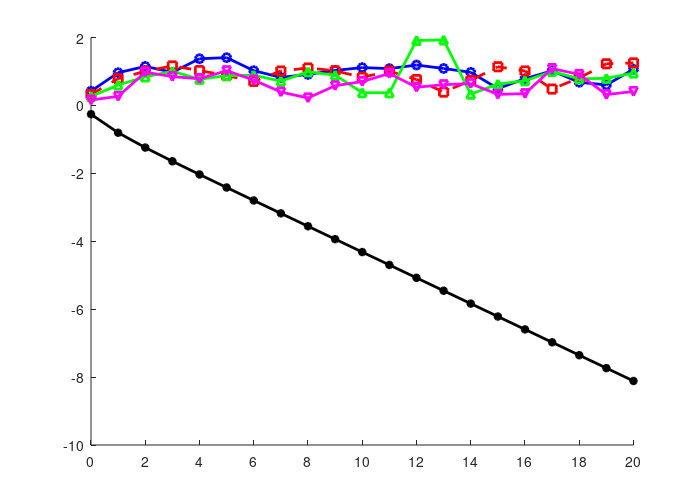

MATLAB code for this plot: (Note: this script raises an error after producing the figure.)

vS=[1;exp(-j*2*pi/3);exp(j*2*pi/3)];

sL1a=0.7+1.5i;
sL1b=0.8+1.5i;
sL1c=0.8+2.5i;
sL1=[sL1a;sL1b;sL1c];

sL2a=0.6+2.5i;
sL2b=0.6+0.5i;
sL2c=0.3+0.5i;
sL2=[sL2a;sL2b;sL2c];

sL=[sL1;sL2];

y1S=0.077-5.33i;
y12=0.056-8.66i;

Y1S=y1S*eye(3); 
Y12=y12*eye(3); 

Y=[Y1S+Y12 -Y12; -Y12 Y12]; 
Y_NS=[-Y1S; zeros(3,3)]; 




maxIt=21;


Z=inv(Y); 
w=-Z*Y_NS*vS;

theta=[1;0.8;0.7;0.55;0.21];

CPQ=max( sum( abs(Z*diag(sL)*diag(1./w)),2)); 
K=1./min(abs(w));

C2PQ=max(sum( abs( Z*diag(sL)*diag(1./w)*diag(1./w)),2)); 

% x=fsolve(@(v)nonlinearPQ(v, sL, Y, Y_NS, vS ),w);

%% Plot1
vIterations1=zeros(6,maxIt); 
vIterations1(:,1)=w;
err1=zeros(maxIt,1);

sLPlot1=theta(1)*sL;
for it=2:maxIt
    
    
    fv=-conj(sLPlot1./vIterations1(:,it-1));
    err1(it-1)= max(abs(fv-Y*vIterations1(:,it-1)-Y_NS*vS)); 
    str=[num2str(err1(it-1)), '\n']; 
    fprintf(str);
    vIterations1(:,it)=  (Y)\ (fv-Y_NS*vS);
    
    
end
vSol1=vIterations1(:,end); 
fv=-conj(sLPlot1./vSol1);
err1(end)=max(abs(fv-Y*vSol1-Y_NS*vS)); 


%% Plot2
vIterations2=zeros(6,maxIt); 
vIterations2(:,1)=w;
err2=zeros(maxIt,1);

sLPlot2=theta(2)*sL;
for it=2:maxIt
    
    
    fv=-conj(sLPlot2./vIterations2(:,it-1));
    err2(it-1)= max(abs(fv-Y*vIterations2(:,it-1)-Y_NS*vS)); 
    str=[num2str(err2(it-1)), '\n']; 
    fprintf(str);
    vIterations2(:,it)=  (Y)\ (fv-Y_NS*vS);
    
    
end
vSol2=vIterations2(:,end); 
fv=-conj(sLPlot2./vSol2);
err2(end)=max(abs(fv-Y*vSol2-Y_NS*vS)); 



%% Plot3
vIterations3=zeros(6,maxIt); 
vIterations3(:,1)=w;
err3=zeros(maxIt,1);

sLPlot3=theta(3)*sL;
for it=2:maxIt
    
    
    fv=-conj(sLPlot3./vIterations3(:,it-1));
    err3(it-1)= max(abs(fv-Y*vIterations3(:,it-1)-Y_NS*vS)); 
    str=[num2str(err3(it-1)), '\n']; 
    fprintf(str);
    vIterations3(:,it)=  (Y)\ (fv-Y_NS*vS);
    
    
end
vSol3=vIterations3(:,end); 
fv=-conj(sLPlot3./vSol3);
err3(end)=max(abs(fv-Y*vSol3-Y_NS*vS)); 


%% Plot4
vIterations4=zeros(6,maxIt); 
vIterations4(:,1)=w;
err4=zeros(maxIt,1);

sLPlot4=theta(4)*sL;
for it=2:maxIt
    
    
    fv=-conj(sLPlot4./vIterations4(:,it-1));
    err4(it-1)= max(abs(fv-Y*vIterations4(:,it-1)-Y_NS*vS)); 
    str=[num2str(err4(it-1)), '\n']; 
    fprintf(str);
    vIterations4(:,it)=  (Y)\ (fv-Y_NS*vS);
    
    
end
vSol4=vIterations4(:,end); 
fv=-conj(sLPlot4./vSol4);
err4(end)=max(abs(fv-Y*vSol4-Y_NS*vS)); 


%% Plot4
vIterations5=zeros(6,maxIt); 
vIterations5(:,1)=w;
err5=zeros(maxIt,1);

sLPlot5=theta(5)*sL;
for it=2:maxIt
    
    
    fv=-conj(sLPlot5./vIterations5(:,it-1));
    err5(it-1)= max(abs(fv-Y*vIterations5(:,it-1)-Y_NS*vS)); 
    str=[num2str(err5(it-1)), '\n']; 
    fprintf(str);
    vIterations5(:,it)=  (Y)\ (fv-Y_NS*vS);
    
    
end
vSol5=vIterations5(:,end); 
fv=-conj(sLPlot5./vSol5);
err5(end)=max(abs(fv-Y*vSol5-Y_NS*vS));


%% PLots

x0=2;
y0=2;
width=7;
height=5;
threeNodeFigure=figure('Units','inches',...
'Position',[x0 y0 width height],...
'PaperPositionMode','auto');
set(threeNodeFigure, 'Name', 'threeNodeFigure');
hold on;


h1= plot(0:maxIt-1,log10(err1(1:maxIt)) , 'b-o','lineWidth',2);
hold on
 h2=plot(0:maxIt-1,log10(err2(1:maxIt)),'r--s','lineWidth',2);
 hold on;
 h3= plot(0:maxIt-1,log10(err3(1:maxIt)) , 'g-^','lineWidth',2);
 hold on;
 h4=plot(0:maxIt-1,log10(err4(1:maxIt)),'m-v','lineWidth',2);
 hold on;
 h5= plot(0:maxIt-1,log10(err5(1:maxIt)) , 'k-*','lineWidth',2);
hold on

 


currentAxes=get(threeNodeFigure,'CurrentAxes');
set(0,'defaulttextinterpreter','latex')
set(currentAxes,'XTick',0:2:maxIt-1);
set(currentAxes,'XtickLabels',0:2:maxIt-1);
set(currentAxes,'YTick',[floor(min(min(log10([err1; err2;err3;err4;err5])))):1:ceil(max(max(log10([err1;err2;err3;err4;err5]))))]);
YTickLabelSet=floor(min(min(log10([err1; err2;err3;err4;err5])))):1:ceil(max(max(log10([err1;err2;err3;err4;err5]))));
set(currentAxes,'YTickLabel',[]);
xlim([0 maxIt-1]);
 ylim([floor(min(log10([err1; err2;err3;err4;err5])))-1 ceil(max(log10([err1;err2;err3;err4;err5])))+1]);
HorizontalOffset = 0.05;
ax=axis;
yTicks=get(currentAxes,'YTick');
for i = 1:length(YTickLabelSet)
%Create text box and set appropriate properties
     text(ax(1) - HorizontalOffset,yTicks(i),['$\mathbf{10^{' num2str( YTickLabelSet(i)) '}}$'],...
         'HorizontalAlignment','Right','interpreter', 'latex','fontSize',14,'fontName','Times New Roman');   
end
set(currentAxes,'fontSize',14); 
grid on; 
set(currentAxes, 'box','on'); 
xlabel('Iteration $t$','FontName','Times New Roman'); 
set(currentAxes,'FontName','Times New Roman');

ylabel('$\| \mathbf{v}[t+1]- \mathbf{v}[t]\|_{\infty}$'); 
yLabel=get(currentAxes,'yLabel');
set(yLabel,'Position',get(yLabel,'Position')-[1.5 0 0]);
legendTEXT=legend([h1, h2, h3,h4,h5], '$\theta=1$', '$\theta=0.9$', '$\theta=0.85$', '$\theta=0.75$', '$\theta=0.6$');
set(legendTEXT,'interpreter','Latex'); 
set(legendTEXT,'fontSize',14); 
set(legendTEXT,'fontname','Times New Roman');
set(legendTEXT,'fontWeight','Bold');
set(legend,'orientation','Vertical'); 
set(legend,'location','SouthWest');
set(currentAxes,'box','on');
% 
cd('Figures'); 
print -dpdf threeNodeFigure.pdf
print -depsc2 threeNodeFigure

cd('..'); 